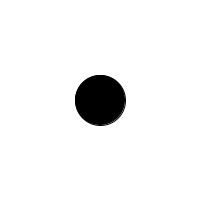
Frame 1 (no input)
Frame 60 (the mouse pressed at the canvas centre just before this capture): identical to frame 1, image omitted
Frame 120 (the mouse held since frame 60 and released just before this capture): identical to frame 1, image omitted

The Processing sketch that drew this single still picture (run headless with seeded random() and noise(); from frame 60 on, the mouse is pressed at the canvas centre):

// Processing sketch: Rect_Ellipse_Java_Mon_Sep_28_2026
// ── Rect_Ellipse_Java_Mon_Sep_28_2026.pde
void setup(){
  size(200,200);
}
void draw(){
  background(255);
  if(mouseX>100){
    fill(0);
    rect(100,100,50,50);
  } else {
    fill(0);
    ellipse(100,100,50,50);
  }
}
